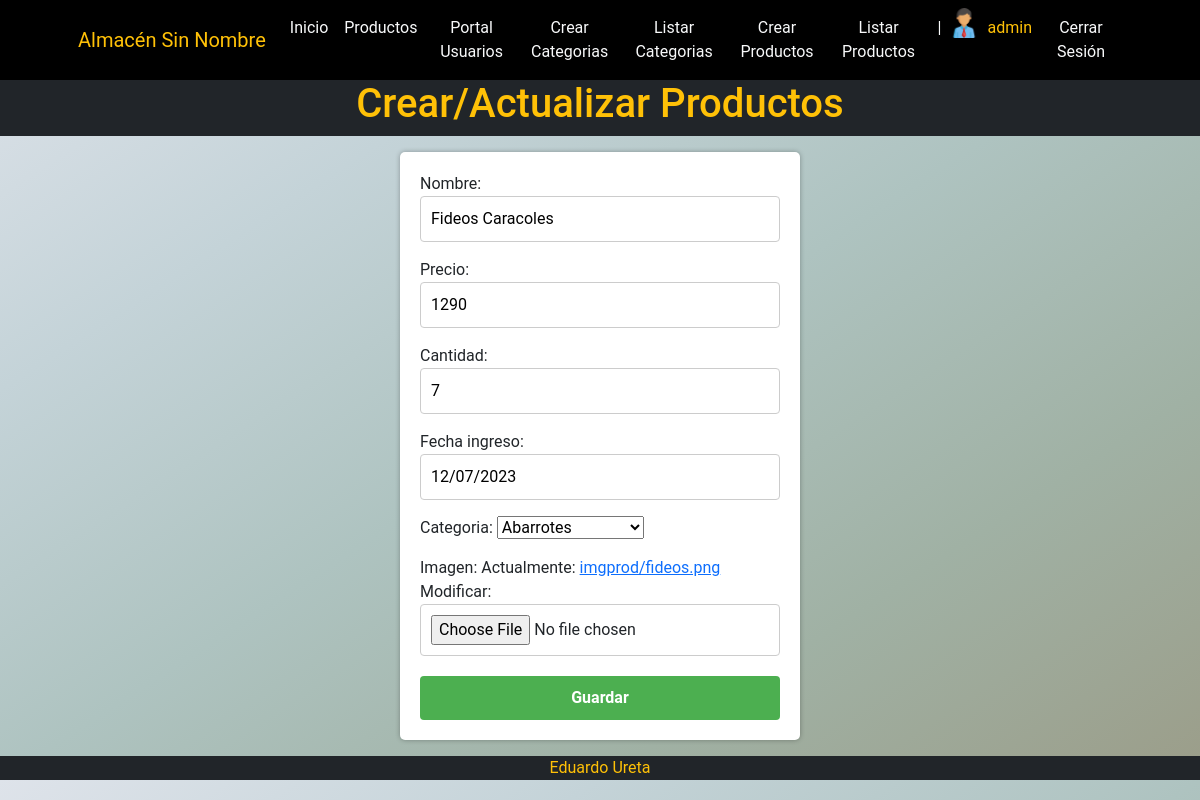
Page /productos/productos/update/5 (signed in) on the earlier database version.
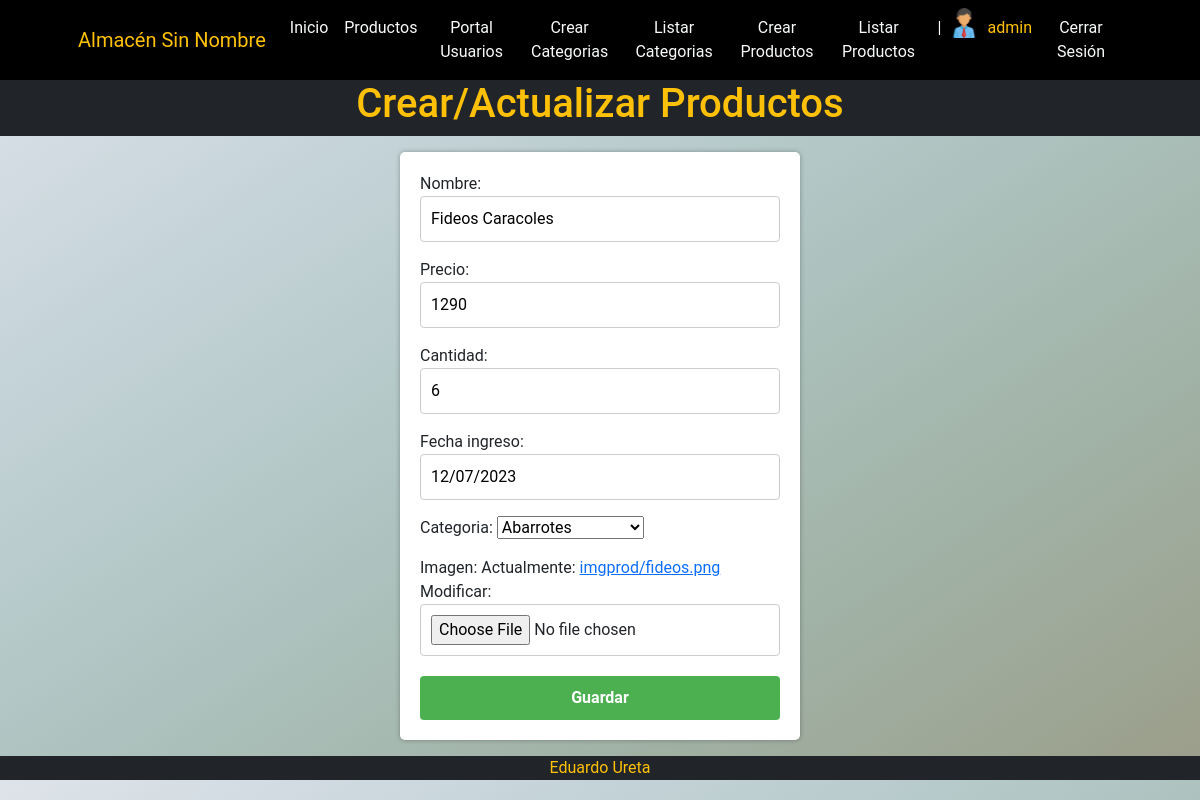
Same page on the later database version.
### apps/productos/models.py (models this page shows, shortened)
class Productos(models.Model):
    nombre = models.CharField(max_length=50, null=False)
    precio = models.PositiveIntegerField(null=False)
    cantidad = models.PositiveIntegerField(null=False)
    fecha_ingreso = models.DateField(default=timezone.now, null=False)
    categoria = models.ForeignKey(Categoria, on_delete=models.PROTECT)
    imagen = models.ImageField(upload_to="imgprod",blank=False, null=True)

class Categoria (models.Model):
    nombre = models.CharField(max_length=20, null=False)
    descripcion = models.CharField(max_length=20, null=True)
    imagen = models.ImageField(upload_to="imgprod",blank=False, null=True)
    def __str__(self):
        return self.nombre

### apps/productos/views.py (the view)
# urls.py: path('productos/update/<int:pk>', views.ProductosUpdate.as_view(), name='productos_update'),
class ProductosUpdate(UpdateView):
    model = models.Productos
    form_class = ProductosForm
    success_url = reverse_lazy("productos:productos_list")

### apps/productos/forms.py
class ProductosForm(forms.ModelForm):
    class Meta:
        model = models.Productos
        fields = ["nombre", "precio", "cantidad", "fecha_ingreso", "categoria", "imagen"]

### apps/carrito/context_processor.py (called while the page is built)
def total_carrito(request):
    total = 0
    if request.user.is_authenticated:
        if "carrito" in request.session:
            for key, value in request.session["carrito"].items():
                total += int(value["acumulado"])
    return {"total_boleta": total}

### apps/productos/templates/productos/productos_form.html (shortened to what this page needs)
{% extends 'productos/index.html' %}
{% block TITULO %}
    <h1>Crear/Actualizar Productos</h1>
{% endblock TITULO %}
{% block BODY %}
    <div class="formulario">
        <form method="post" enctype="multipart/form-data">
            <div class="form-group">
                {{form.as_p}}
            </div>
            <button type="submit" class="btn btn-outline-primary ">Guardar</button>
        </form>
    </div>
{% endblock BODY %}

Differences in the rows shown:
changed Productos "Abarrotes": cantidad "7" → "6"
